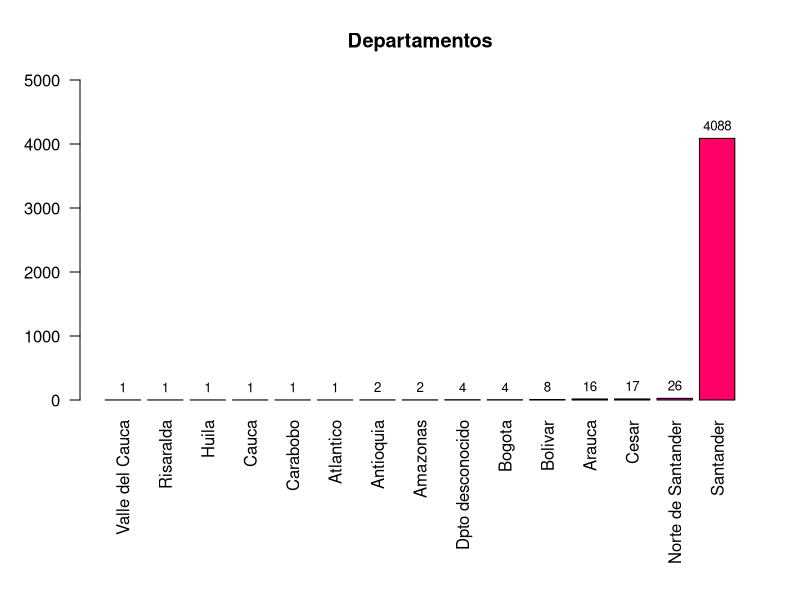
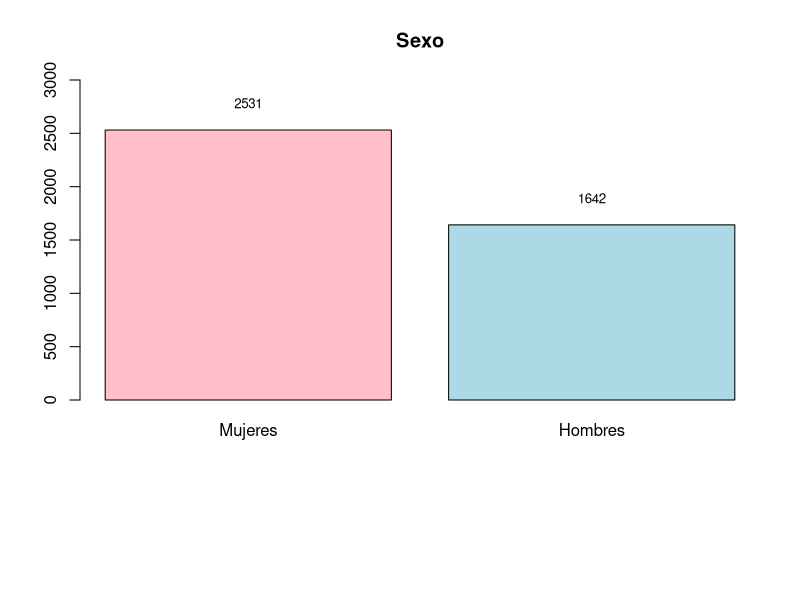
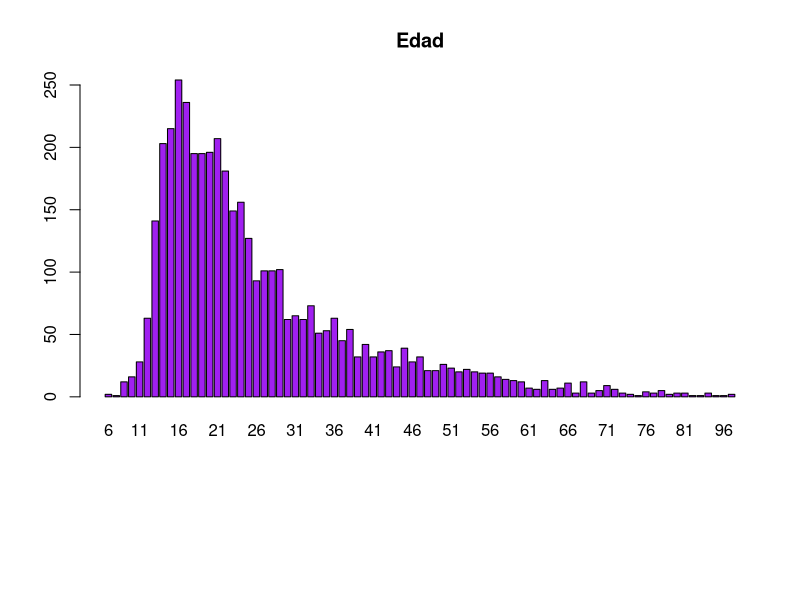
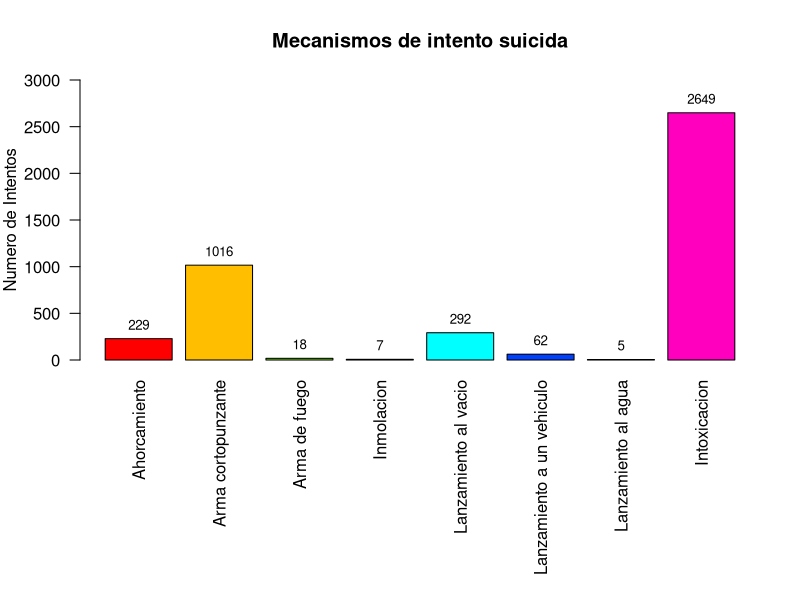
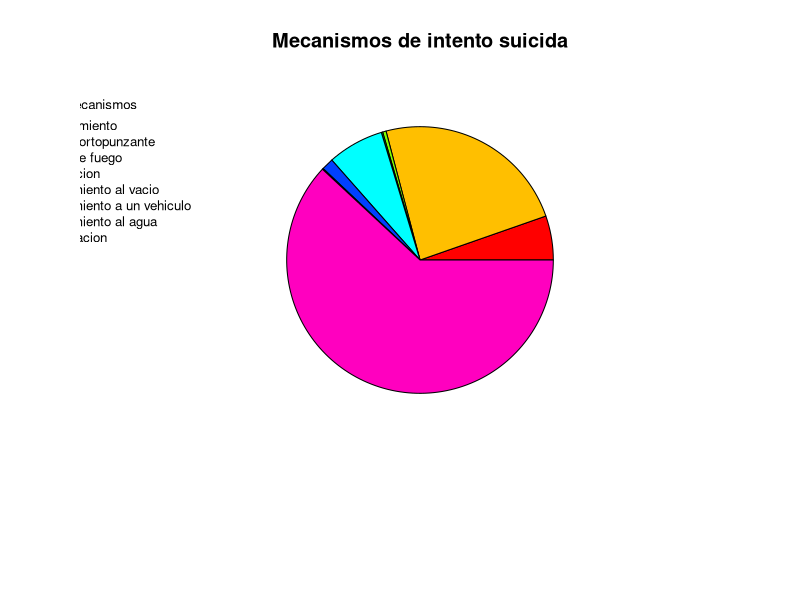
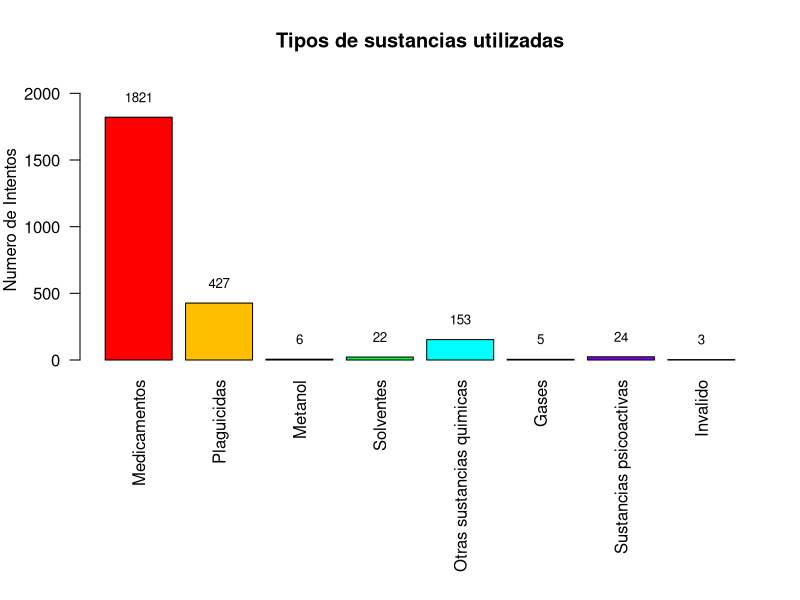
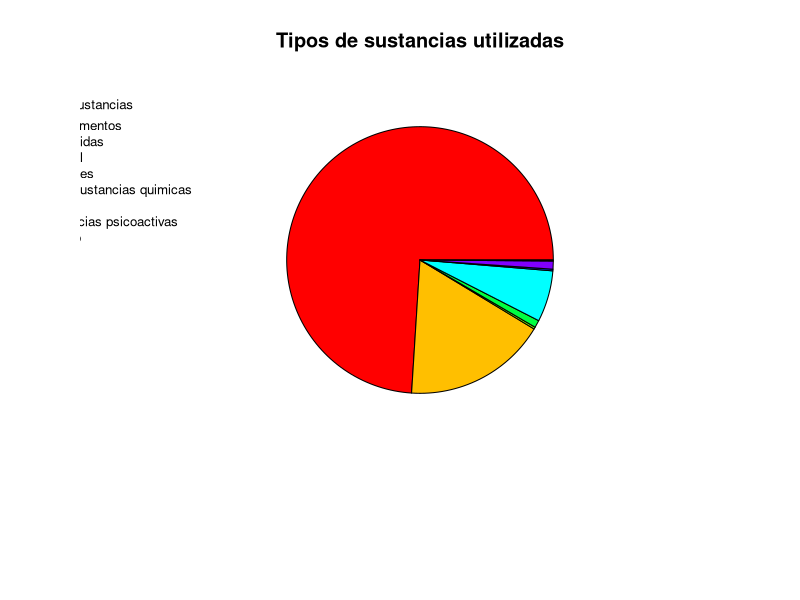
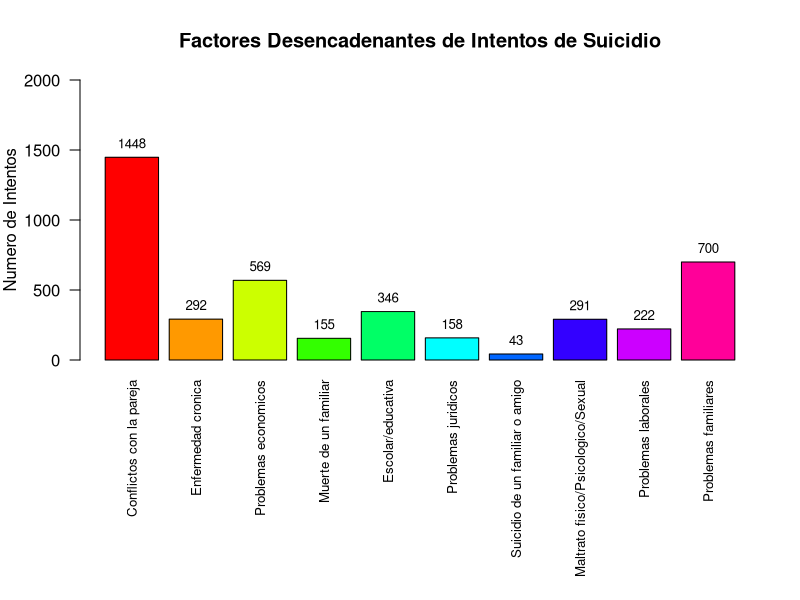

Write the R code that produced these figures, in order.
## ---- chunk 1

df <- read.csv("intencion_suicida_datos.csv")

frecuencias_departamentos <- sort(table(df$nmun_resi), decreasing = TRUE)

porcentajes <- prop.table(frecuencias_departamentos) * 100

tabla <- data.frame(
  Departamento = names(frecuencias_departamentos),
  Frecuencia = as.vector(frecuencias_departamentos),
  Porcentaje = round(as.vector(porcentajes), 2)
)

knitr::kable(
  tabla,
  caption = "Distribución de departamentos"
)

## ---- chunk 2

departamentos <- sort(table(df$nmun_resi), decrasing = TRUE)

departamentos_names <- c("Valle del Cauca", "Risaralda", "Huila", "Cauca", "Carabobo", "Atlantico", "Antioquia", "Amazonas", "Dpto desconocido", "Bogota", "Bolivar", "Arauca", "Cesar", "Norte de Santander", "Santander")

par(mar = c(10, 4, 4, 2))

bp <- barplot(departamentos, names.arg = departamentos_names, col = rainbow(15), main = "Departamentos", las = 2, ylim = c(0, 5000))

text(bp, departamentos + 200, labels = departamentos, col = "black", cex = 0.8)

## ---- chunk 3
siono <- c("pac_hos_", "inten_prev", "prob_parej", "enfermedad_cronica", "prob_econo", "muerte_fam","esco_educ", "prob_legal", "suici_fm_a", "maltr_fps", "prob_labor", "prob_consu", "prob_famil", "hist_famil", "idea_suici", "plan_suici", "antec_tran", "tran_depre", "trast_personalidad", "trast_bipolaridad", "esquizofre", "antec_v_a", "abuso_alco", "ahorcamien", "arma_corto", "arma_fuego", "inmolacion", "lanz_vacio", "lanz_vehic", "lanz_agua", "intoxicaci")

for(col in siono) {
  df[[col]] <- ifelse(df[[col]] == 2, 0, df[[col]])
}
## ---- chunk 4

resultados_sexo <- table(df$sexo_)

bp <- barplot(resultados_sexo, names.arg = c("Mujeres", "Hombres"), col = c("pink", "lightblue"), main = "Sexo", ylim = c(0, 3000))

text(bp, resultados_sexo + 250, labels = resultados_sexo, col = "black", cex = 0.8)

## ---- chunk 5

barplot(table(df$edad_), main = "Edad", col = "purple")

## ---- chunk 6

frecuencias_municipios <- sort(table(df$nmun_proce[df$ndep_proce == "SANTANDER"]), decreasing = TRUE)

porcentajes <- prop.table(frecuencias_municipios) * 100

tabla <- data.frame(
  Municipio = names(frecuencias_municipios),
  Frecuencia = as.vector(frecuencias_municipios),
  Porcentaje = round(as.vector(porcentajes), 2)
)

knitr::kable(
  tabla,
  caption = "Distribución de municipios en Santander"
)

## ---- chunk 7

frecuencias_barrios <- sort(table(df$Barrio[df$nmun_proce == "BUCARAMANGA"]), decreasing = TRUE)

porcentajes <- prop.table(frecuencias_barrios) * 100

tabla <- data.frame(
  Barrio = names(frecuencias_barrios),
  Frecuencia = as.vector(frecuencias_barrios),
  Porcentaje = round(as.vector(porcentajes), 2)
)

knitr::kable(
  tabla,
  caption = "Distribución de Barrios en Bucaramanga"
)

## ---- chunk 8

metodos <- c("Ahorcamiento", "Arma cortopunzante", "Arma de fuego", "Inmolacion", "Lanzamiento al vacio", "Lanzamiento a un vehiculo", "Lanzamiento al agua", "Intoxicacion")

l_ah = sum(df$ahorcamien)
l_ac = sum(df$arma_corto)
l_af = sum(df$arma_fuego)
l_in = sum(df$inmolacion)
l_va = sum(df$lanz_vacio)
l_ve = sum(df$lanz_vehic)
l_ag = sum(df$lanz_agua)
l_in2 = sum(df$intoxicaci)

frecuencias_metodos <- 8

resultados_metodos <- c(l_ah, l_ac, l_af, l_in, l_va, l_ve, l_ag, l_in2)

par(mar = c(12, 4, 4, 2))

bp <- barplot(resultados_metodos, names.arg = metodos, col = rainbow(frecuencias_metodos), main = "Mecanismos de intento suicida", ylab = "Numero de Intentos", las = 2, ylim = c(0, 3000))

text(bp, resultados_metodos + 150, labels = resultados_metodos, col = "black", cex = 0.8)

## ---- chunk 9
par(mar = c(8, 4, 4, 2))

pie(resultados_metodos, col = rainbow(frecuencias_metodos), main = "Mecanismos de intento suicida", labels = "")

legend(x = -2.5, y = 1, legend = metodos, fill = rainbow(frecuencias_metodos), title = "Mecanismos", bty = "n", cex = 0.8)

## ---- chunk 10

sustancias <- c("Medicamentos", "Plaguicidas", "Metanol", "Solventes", "Otras sustancias quimicas", "Gases", "Sustancias psicoactivas", "Invalido")

frecuencias <- table(na.omit(df$tipo_susta))

par(mar = c(12, 4, 4, 2))

bp <- barplot(frecuencias, names.arg = sustancias, col = rainbow(length(frecuencias)), main = "Tipos de sustancias utilizadas", ylab = "Numero de Intentos", las = 2, ylim = c(0, 2100))

text(bp, frecuencias + 150, labels = frecuencias, col = "black", cex = 0.8)

## ---- chunk 11
par(mar = c(8, 4, 4, 2))

pie(frecuencias, col = rainbow(length(frecuencias)), main = "Tipos de sustancias utilizadas", labels = "")

legend(x = -2.5, y = 1, legend = sustancias, fill = rainbow(length(frecuencias)), title = "Sustancias", bty = "n", cex = 0.8)

## ---- chunk 12

l_prob_parej = sum(df$prob_parej)
l_enfermedad_cronica = sum(df$enfermedad_cronica)
l_prob_econo = sum(df$prob_econo)
l_muerte_fam = sum(df$muerte_fam)
l_esco_educ = sum(df$esco_educ)
l_prob_legal = sum(df$prob_legal)
l_suici_fm_a = sum(df$suici_fm_a)
l_maltr_fps = sum(df$maltr_fps)
l_prob_labor = sum(df$prob_labor)
l_prob_famil = sum(df$prob_famil)

frecuencias_factores <- 10

resultados <- c(l_prob_parej, l_enfermedad_cronica, l_prob_econo, l_muerte_fam, l_esco_educ, l_prob_legal, l_suici_fm_a, l_maltr_fps, l_prob_labor, l_prob_famil)

nombres_factores <- c("Conflictos con la pareja", "Enfermedad cronica", "Problemas economicos", "Muerte de un familiar", "Escolar/educativa", "Problemas juridicos", "Suicidio de un familiar o amigo", "Maltrato fisico/Psicologico/Sexual", "Problemas laborales", "Problemas familiares")

par(mar = c(12, 4, 4, 2))

bp = barplot(resultados, names.arg = nombres_factores, col = rainbow(frecuencias_factores), main = "Factores Desencadenantes de Intentos de Suicidio", ylab = "Numero de Intentos", las = 2, ylim = c(0, 2000), cex.names = 0.8)


text(bp, resultados + 100, labels = resultados, col = "black", cex = 0.8)

## ---- chunk 13
par(mar = c(8, 4, 4, 2))

pie(resultados, col = rainbow(frecuencias_factores), main = "Factores desencadenantes", labels = "")

legend(x = -2.8, y = 1, legend = nombres_factores, fill = rainbow(frecuencias_factores), title = "Factores", bty = "n", cex = 0.8)

## ---- chunk 14

l_prob_consu = sum(df$prob_consu)
l_hist_famil = sum(df$hist_famil)
l_idea_suici = sum(df$idea_suici)
l_plan_suici = sum(df$plan_suici)
l_antec_tran = sum(df$antec_tran)
l_tran_depre = sum(df$tran_depre)
l_trast_personalidad = sum(df$trast_personalidad)
l_trast_bipolaridad = sum(df$trast_bipolaridad)
l_esquizofre = sum(df$esquizofre)
l_antec_v_a = sum(df$antec_v_a)
l_abuso_alco = sum(df$abuso_alco)

frecuencias_riesgo <- 11

resultados_riesgo <- c(l_prob_consu, l_hist_famil, l_idea_suici, l_plan_suici, l_antec_tran, l_tran_depre, l_trast_personalidad, l_trast_bipolaridad, l_esquizofre, l_antec_v_a, l_abuso_alco)

nombres_riesgo <- c("Consumo de SPA", "Antecedentes familiares", "Ideación suicida persistente", "Plan organizado de suicidio", "Antecedentes de trastorno psiquiátrico", "Trastorno depresivo", "Trastornos de personalidad", "Trastorno bipolar", "Esquizofrenia", "Antecedentes de violencia o abuso", "Abuso de alcohol")

par(mar = c(16, 4, 4, 2))

bp_riesgo <- barplot(resultados_riesgo, names.arg = nombres_riesgo, col = rainbow(frecuencias_riesgo), main = "Factores de Riesgo de Intentos de Suicidio", ylab = "Número de Casos", las = 2, ylim = c(0, max(resultados_riesgo) + 500))

text(bp_riesgo, resultados_riesgo + 100, labels = resultados_riesgo, col = "black", cex = 0.8)

## ---- chunk 15
par(mar = c(8, 4, 4, 2))

pie(resultados, col = rainbow(frecuencias_riesgo), main = "Factores de riesgo", labels = "")

legend(x = -3, y = 1, legend = nombres_riesgo, fill = rainbow(frecuencias_riesgo), title = "Factores", bty = "n", cex = 0.8)

